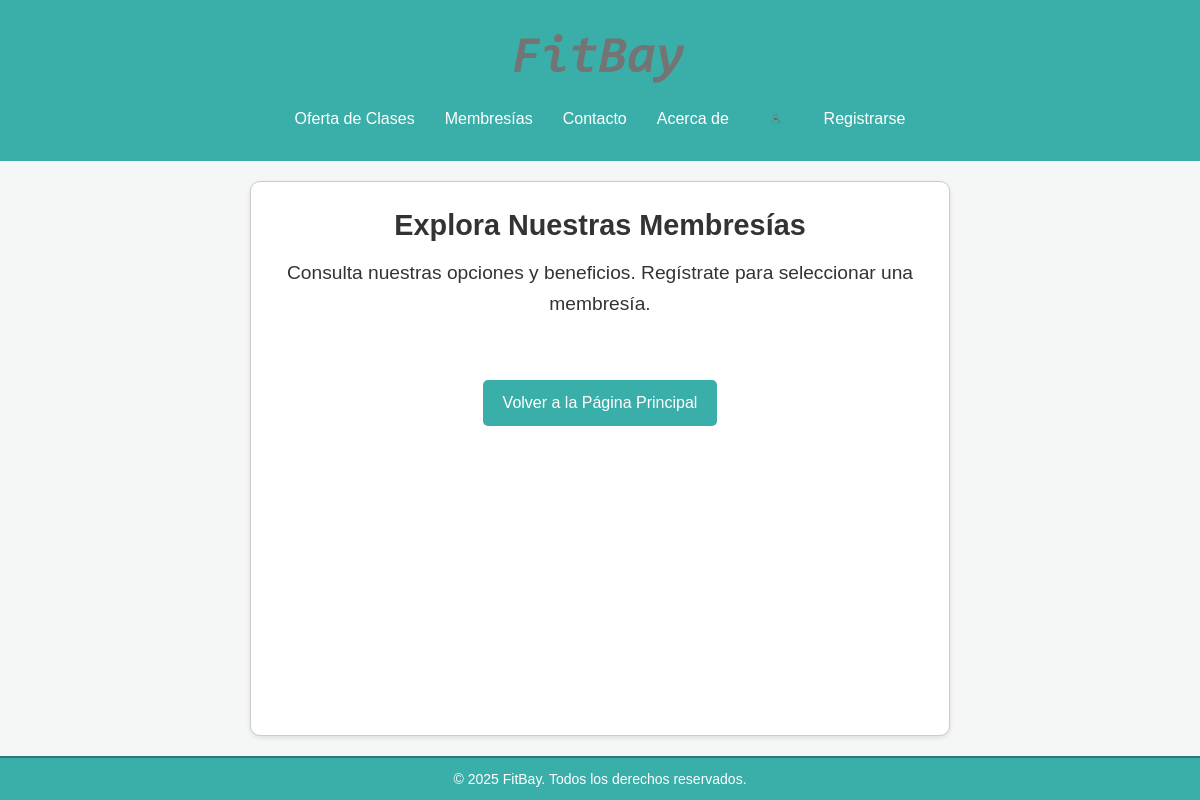
/src/membresias/membresias_publicas.php, run on an earlier commit of the app's database.
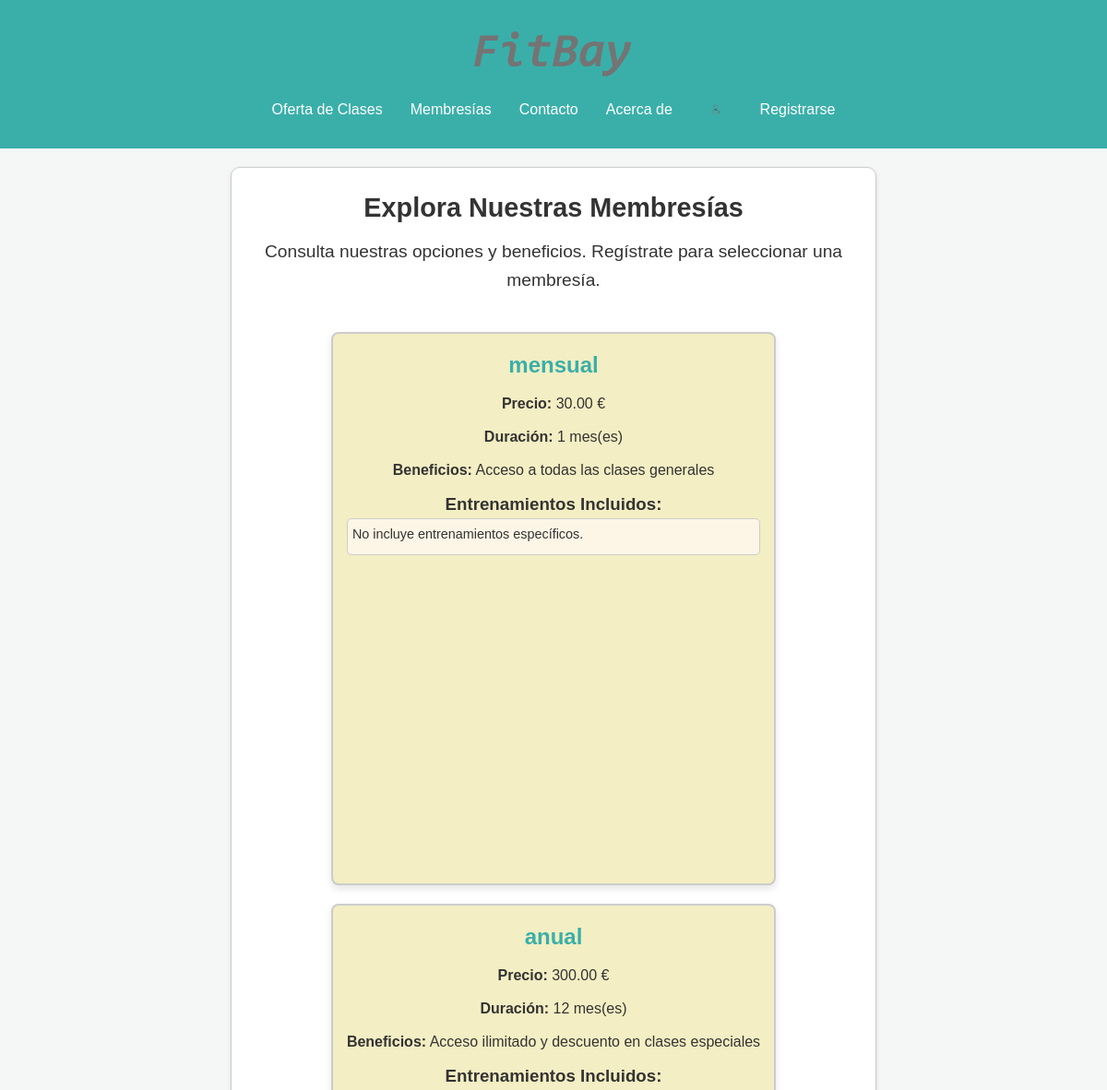
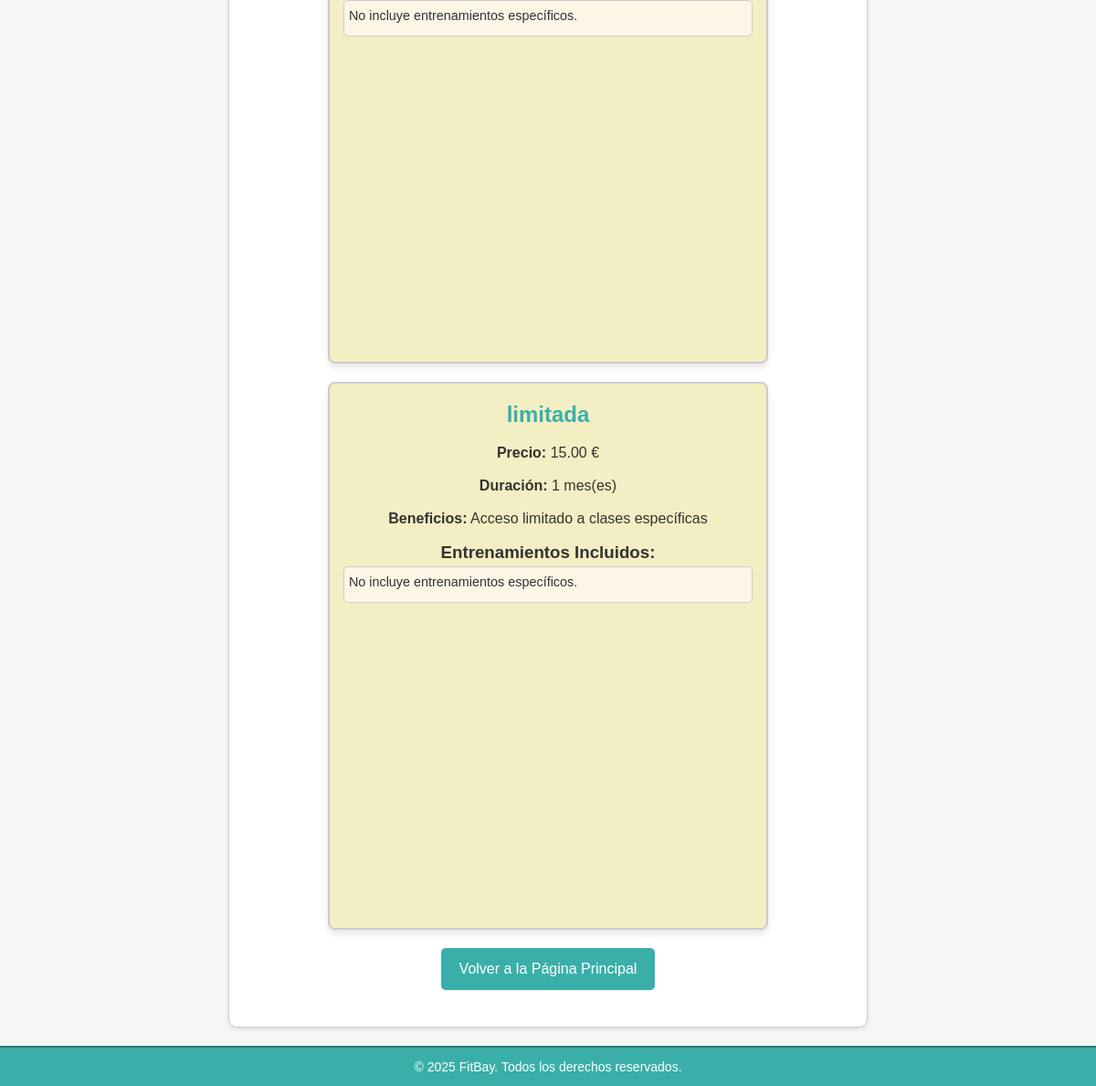
And on a later commit of the database (2 pictures, top to bottom).
### tables this page shows
CREATE TABLE IF NOT EXISTS membresia (
    id_membresia INT AUTO_INCREMENT PRIMARY KEY,
    tipo VARCHAR(50) UNIQUE,
    precio DECIMAL(10, 2),
    duracion INT COMMENT 'Duración en meses',
    beneficios TEXT,
    estado ENUM('disponible', 'descontinuada') DEFAULT 'disponible' COMMENT 'Si está en uso o retirada'
);

### src/membresias/membresias_publicas.php (the view, shortened to what this page needs)
<?php
include_once __DIR__ . '/../includes/header.php';
$conn = obtenerConexion();
$query = "
    SELECT m.id_membresia, m.tipo, m.precio, m.duracion, m.beneficios, e.nombre AS entrenamiento
    FROM membresia m
    LEFT JOIN membresia_entrenamiento me ON m.id_membresia = me.id_membresia
    LEFT JOIN especialidad e ON me.id_entrenamiento = e.id_especialidad
    ORDER BY m.id_membresia
";
$result = $conn->query($query);
$membresias = [];
while ($row = $result->fetch_assoc()) {
    $membresia_id = $row['id_membresia'];
    if (!isset($membresias[$membresia_id])) {
        $membresias[$membresia_id] = [
            'id_membresia' => $membresia_id,
            'tipo' => $row['tipo'],
            'precio' => $row['precio'],
            'duracion' => $row['duracion'],
            'beneficios' => $row['beneficios'],
            'entrenamientos' => []
        ];
    }
}
?>
<!DOCTYPE html>
<html lang="es">
<head>
    <link rel="stylesheet" href="../../assets/css/estilos.css">
</head>
<body>
    <main class="form_container">
        <h1 class="section-title">Explora Nuestras Membresías</h1>
        <p class="intro-text">Consulta nuestras opciones y beneficios. Regístrate para seleccionar una membresía.</p>
        <div class="membresia-container">
            <?php foreach ($membresias as $membresia): ?>
                <div class="membresia-card">
                    <h2><?php echo htmlspecialchars($membresia['tipo']); ?></h2>
                    <p><strong>Precio:</strong> <?php echo htmlspecialchars($membresia['precio']); ?> €</p>
                    <p><strong>Duración:</strong> <?php echo htmlspecialchars($membresia['duracion']); ?> mes(es)</p>
                    <p><strong>Beneficios:</strong> <?php echo htmlspecialchars($membresia['beneficios']); ?></p>
                    <h3>Entrenamientos Incluidos:</h3>
                    <ul>
                        <?php if (!empty($membresia['entrenamientos'])): ?>
                            <?php foreach ($membresia['entrenamientos'] as $entrenamiento): ?>
                                <li><?php echo htmlspecialchars($entrenamiento); ?></li>
                            <?php endforeach; ?>
                        <?php else: ?>
                            <li>No incluye entrenamientos específicos.</li>
                        <?php endif; ?>
                    </ul>
                </div>
            <?php endforeach; ?>
        </div>
        <div class="button-container">
            <a href="../../index.php" class="button">Volver a la Página Principal</a>
        </div>
    </main>
</body>
<?php include_once __DIR__ . '/../includes/footer.php'; ?>
</html>

### src/Includes/header.php (shortened to what this page needs)
<!DOCTYPE html>
<html lang="en">
<head>
    <link rel="stylesheet" href="<?php echo BASE_URL; ?>assets/css/estilos.css">
</head>
<body>
    <header>
        <div class="header-content">
            <a href="<?php echo BASE_URL; ?>index.php">
                <img src="<?php echo BASE_URL; ?>assets/imgs/FitBay.png" alt="FitBay" class="logo" width="20%">
            </a>
        </div>
        <nav id="navegacion-rapida">
            <a href="<?php echo BASE_URL; ?>src/clases/clases_disponibles.php">Oferta de Clases</a>
            <a href="<?php echo BASE_URL; ?>src/membresias/membresias_publicas.php">Membresías</a>
            <a href="<?php echo BASE_URL; ?>src/inicio/contacto.php">Contacto</a>
            <a href="<?php echo BASE_URL; ?>src/inicio/about.php">Acerca de</a>
            <a class="logout" href="<?php echo BASE_URL; ?>src/auth/log.php">
                <img class="logo" src="<?php echo BASE_URL; ?>assets/imgs/icono.png" alt="FitBay">
            </a>
            <a href="<?php echo BASE_URL; ?>src/auth/reg.php">Registrarse</a>
        </nav>
    </header>
</body>
</html>

### src/Includes/footer.php
<footer>
    <p>&copy; <?php echo date("Y"); ?> FitBay. Todos los derechos reservados.</p>
</footer>
</body>
</html>

### assets/css/estilos.css (style rules this page uses)
* { margin: 0; padding: 0; box-sizing: border-box; font-family: Arial, sans-serif; }
body { background-color: #f4f7f6; color: #333; line-height: 1.6; display: flex; flex-direction: column; align-items: center; justify-content: center; min-height: 100vh; margin: 0; }
main { padding: 0px; max-width: 1900px; width: 100%; text-align: center; flex: 1; margin: 0 auto; padding-bottom: 60px; }
header { background-color: #3aafa9; color: #fff; padding: 20px; text-align: center; width: 100%; position: sticky; top: 0; z-index: 10; }
header nav a, header nav .logout-link { color: #fff; text-decoration: none; margin: 0 15px; font-size: 16px; background: none; border: none; cursor: pointer; padding: 0; font-family: inherit; }
#navegacion-rapida { display: flex; justify-content: center; background-color: #3aafa9; padding: 10px 0; }
.logout { max-width: 3%; }
.logo { max-width: 30%; }
.form_container { background-color: #ffffff; box-shadow: 0 2px 5px rgba(0, 0, 0, 0.1); display: flex; flex-direction: column; align-items: center; text-align: center; border: 1px solid #ccc; border-radius: 10px; padding: 20px; margin: 20px auto; max-width: 700px; }
.button-container { margin: 20px 0; text-align: center; }
.button { display: inline-block; padding: 10px 20px; background-color: #3aafa9; color: #fff; text-decoration: none; font-size: 16px; border-radius: 5px; transition: background-color 0.3s ease; }
.intro-text { text-align: center; font-size: 1.2em; margin-bottom: 20px; }
.membresia-container { display: grid; grid-template-columns: repeat(auto-fill, minmax(400px, 1fr)); gap: 20px; margin-top: 20px; }
.membresia-card { background-color: #f3eec3; border: 2px solid #ccc; border-radius: 8px; box-shadow: 0 4px 8px rgba(0, 0, 0, 0.1); padding: 15px; display: flex; flex-direction: column; height: 600px; text-align: center; overflow: hidden; }
.membresia-card h2 { margin: 0 0 10px; font-size: 1.5em; color: #3aafa9; }
.membresia-card p { margin: 0 0 10px; font-size: 1em; color: #333; }
ul { list-style-type: none; padding-left: 0; }
.membresia-card ul { list-style-type: none; padding: 0; margin: 0; text-align: left; max-height: 200px; overflow-y: auto; border: 1px solid #ccc; padding: 5px; background-color: #fdf5e6; border-radius: 5px; }
.membresia-card ul li { margin-bottom: 5px; font-size: 0.9em; color: #333; }
.section-title { font-size: 1.8em; margin-bottom: 10px; color: #333; }
footer { background-color: #3aafa9; color: #fff; text-align: center; padding: 10px 0; font-size: 14px; border-top: 2px solid #2b7a78; }
footer { background-color: #3aafa9; color: #fff; text-align: center; padding: 10px 0; font-size: 14px; border-top: 2px solid #2b7a78; position: static; bottom: 0; left: 0; width: 100%; box-sizing: border-box; }
footer p { margin: 0; font-family: Arial, sans-serif; }

What changed in the data, as far as the page shows it:
added membresia: tipo "mensual", precio "30.00", duracion "1", beneficios "Acceso a todas las clases generales"
added membresia: tipo "anual", precio "300.00", duracion "12", beneficios "Acceso ilimitado y descuento en clases especiales"
added membresia: tipo "limitada", precio "15.00", duracion "1", beneficios "Acceso limitado a clases específicas"
